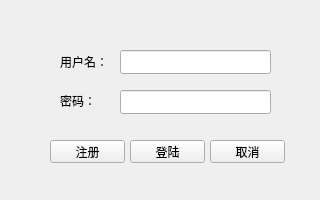
<?xml version="1.0" encoding="UTF-8"?>
<ui version="4.0">
 <class>LoginDialog</class>
 <widget class="QWidget" name="LoginDialog">
  <property name="geometry">
   <rect>
    <x>0</x>
    <y>0</y>
    <width>320</width>
    <height>200</height>
   </rect>
  </property>
  <property name="minimumSize">
   <size>
    <width>320</width>
    <height>200</height>
   </size>
  </property>
  <property name="maximumSize">
   <size>
    <width>320</width>
    <height>200</height>
   </size>
  </property>
  <property name="windowTitle">
   <string>登陆</string>
  </property>
  <widget class="QLabel" name="label">
   <property name="geometry">
    <rect>
     <x>60</x>
     <y>51</y>
     <width>54</width>
     <height>21</height>
    </rect>
   </property>
   <property name="text">
    <string>用户名：</string>
   </property>
  </widget>
  <widget class="QLabel" name="label_2">
   <property name="geometry">
    <rect>
     <x>60</x>
     <y>90</y>
     <width>54</width>
     <height>21</height>
    </rect>
   </property>
   <property name="text">
    <string>密码：</string>
   </property>
  </widget>
  <widget class="QLineEdit" name="lineEditName">
   <property name="geometry">
    <rect>
     <x>120</x>
     <y>50</y>
     <width>151</width>
     <height>24</height>
    </rect>
   </property>
  </widget>
  <widget class="QLineEdit" name="lineEditPassword">
   <property name="geometry">
    <rect>
     <x>120</x>
     <y>90</y>
     <width>151</width>
     <height>24</height>
    </rect>
   </property>
   <property name="echoMode">
    <enum>QLineEdit::Password</enum>
   </property>
  </widget>
  <widget class="QPushButton" name="buttonOK">
   <property name="geometry">
    <rect>
     <x>130</x>
     <y>140</y>
     <width>75</width>
     <height>23</height>
    </rect>
   </property>
   <property name="text">
    <string>登陆</string>
   </property>
  </widget>
  <widget class="QPushButton" name="buttonCancel">
   <property name="geometry">
    <rect>
     <x>210</x>
     <y>140</y>
     <width>75</width>
     <height>23</height>
    </rect>
   </property>
   <property name="text">
    <string>取消</string>
   </property>
  </widget>
  <widget class="QPushButton" name="buttonRegister">
   <property name="geometry">
    <rect>
     <x>50</x>
     <y>140</y>
     <width>75</width>
     <height>23</height>
    </rect>
   </property>
   <property name="text">
    <string>注册</string>
   </property>
  </widget>
 </widget>
 <resources/>
 <connections/>
</ui>
